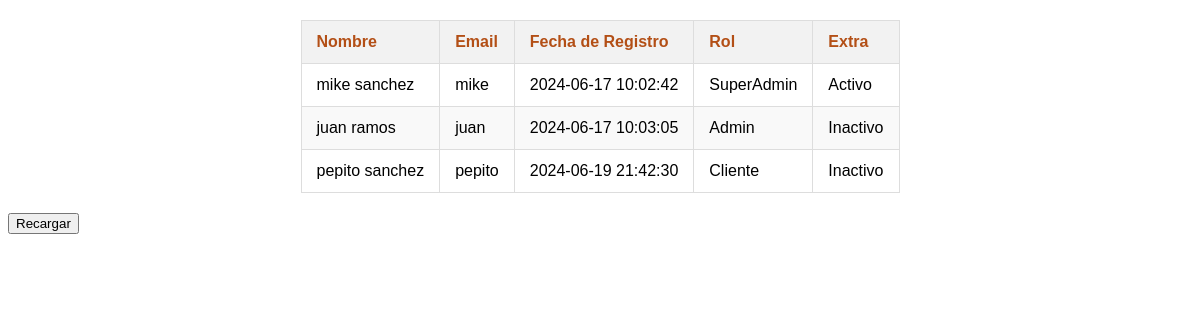
The app's page /view/adm/seguimiento_usuarios.php, older data.
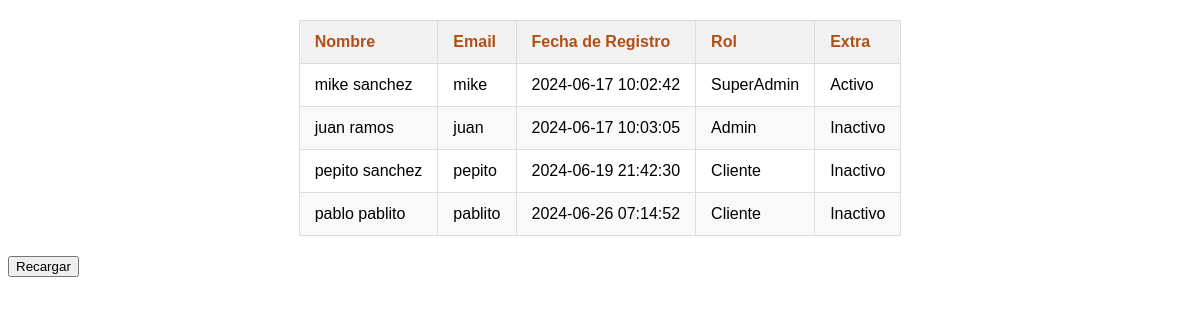
The same page, newer data.
### tables this page shows
CREATE TABLE `tb_usuarios` (
  `id` int(11) NOT NULL,
  `nombre` varchar(60) NOT NULL,
  `apellido` varchar(60) NOT NULL,
  `email` varchar(260) NOT NULL,
  `pasword` varchar(100) NOT NULL,
  `fecha_registro` varchar(50) NOT NULL,
  `id_cate_user` int(11) DEFAULT NULL,
  `status_user` varchar(10) DEFAULT NULL,
  `foto_user` varchar(1000) DEFAULT 'null'
);

### metodos/modelo.php (called while the page is built, shortened)
<?php
class Model {
    public static function sqlCraerIdUsuario($des){
        include("bd-conect/inclucion-bd.php");
        if( $des == 2) $dato = "*";
        $sql = "select $dato from tb_usuarios ";
        return $resulatdo = $conexion->query($sql);
    }
}

### metodos/clas-admin.php (the view)
<?php
class Admin {
    public static function verUsuarios() {
        include_once("modelo.php");
        $salida = '<table class="user-table">';
        $salida .= '<thead>';
        $salida .= '<tr>';
        $salida .= '<th>Nombre</th>';
        $salida .= '<th>Email</th>';
        $salida .= '<th>Fecha de Registro</th>';
        $salida .= '<th>Rol</th>';
        $salida .= '<th>Extra</th>';
        $salida .= '</tr>';
        $salida .= '</thead>';
        $salida .= '<tbody>';
        $consulta = Model::sqlCraerIdUsuario(2);
        while($fila = $consulta->fetch_array()) {
            $salida .= '<tr>';
            $salida .= '<td>' . htmlspecialchars($fila[1]) . ' ' . htmlspecialchars($fila[2]) . '</td>';
            $salida .= '<td>' . htmlspecialchars($fila[3]) . '</td>';
            $salida .= '<td>' . htmlspecialchars($fila[5]) . '</td>';
            $salida .= '<td>';
            if($fila[6] == 0) $salida .= 'SuperAdmin';
            if($fila[6] == 1) $salida .= 'Admin';
            if($fila[6] == 2) $salida .= 'Cliente';
            $salida .= '</td>';
            $salida .= '<td>' . htmlspecialchars($fila[7]) . '</td>';
            $salida .= '</tr>';
        }
        $salida .= '</tbody>';
        $salida .= '</table>';
        return $salida;
    }
}

### view/adm/seguimiento_usuarios.php (shortened to what this page needs)
<!DOCTYPE html>
<html lang="en">
<head>
    <link rel="stylesheet" href="../../css/style-nav-right.css">
</head>
<body>
<center>
<div class="cajon_user">
    <?php
        echo Admin::verUsuarios();
    ?>
</div>
</center>
<button onclick="recargar()">Recargar</button>
</body>
</html>

### css/style-nav-right.css (style rules this page uses)
.user-table { width: auto; border-collapse: collapse; margin: 20px 0; font-size: 1em; font-family: 'Arial', sans-serif; text-align: left; }
.user-table th, .user-table td { padding: 12px 15px; border: 1px solid #ddd; }
.user-table th { background-color: #f2f2f2; color: #B34F16; }
.user-table tr:nth-child(even) { background-color: #f9f9f9; }

Row changes from the older to the newer data that the page shows:
added tb_usuarios: nombre "pablo", apellido "pablito", email "pablito", fecha_registro "2024-06-26 07:14:52", value "Cliente", status_user "Inactivo"
